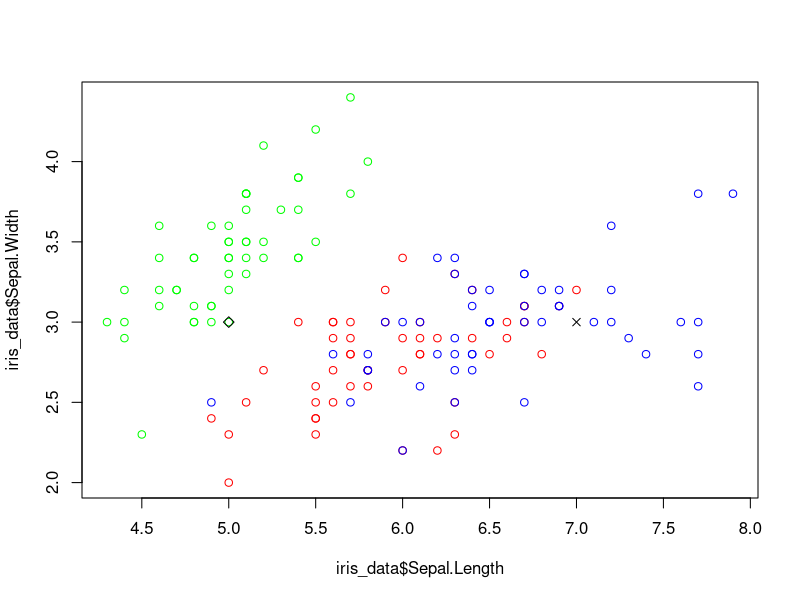

The R script that drew this image: (Note: this script raises an error after producing the figure.)
iris_data<-iris

iris_data$t_color='red'
iris_data$t_color[which(iris_data$Species=='setosa')]<-'green'
iris_data$t_color[which(iris_data$Species=='virginica')]<-'blue'

k1<-c(7,3)
k2<-c(5,3)

plot(iris_data$Sepal.Length,iris_data$Sepal.Width,col=iris_data$t_color)

points(k1[1],k1[2],pch=4)
points(k2[1],k2[2],pch=5)
points(k3[1],k3[2],pch=6)

number_of_steps<-6

n<-1

while(n<number_of_steps)
{
  iris_data$distance_to_clust1 <- sqrt((iris_data$Sepal.Length-k1[1])^2+(iris_data$Sepal.Width-k1[2])^2)
  iris_data$distance_to_clust2 <- sqrt((iris_data$Sepal.Length-k2[1])^2+(iris_data$Sepal.Width-k2[2])^2)
  iris_data$clust_1 <- 1*(iris_data$distance_to_clust1<=iris_data$distance_to_clust2)
  iris_data$clust_2 <- 1*(iris_data$distance_to_clust1>iris_data$distance_to_clust2) 
  k1[1]<-mean(iris_data$Sepal.Length[which(iris_data$clust_1==1)])
  k1[2]<-mean(iris_data$Sepal.Width[which(iris_data$clust_1==1)])
  k2[1]<-mean(iris_data$Sepal.Length[which(iris_data$clust_2==1)])
  k2[2]<-mean(iris_data$Sepal.Width[which(iris_data$clust_2==1)])
  n=n+1
}

iris_data$color='red'
iris_data$color[which(iris_data$clust_2==1)]<-'blue'

plot(iris_data$Sepal.Length,iris_data$Sepal.Width,col=iris_data$color)
points(k1[1],k1[2],pch=4)
points(k2[1],k2[2],pch=5)
points(k3[1],k3[2],pch=6)

